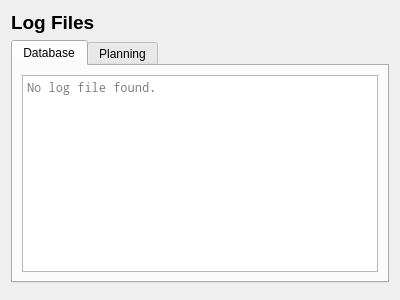
<?xml version="1.0" encoding="UTF-8"?>
<ui version="4.0">
 <class>Form</class>
 <widget class="QWidget" name="Form">
  <property name="geometry">
   <rect>
    <x>0</x>
    <y>0</y>
    <width>400</width>
    <height>300</height>
   </rect>
  </property>
  <property name="windowTitle">
   <string>Form</string>
  </property>
  <layout class="QHBoxLayout" name="horizontalLayout">
   <item>
    <layout class="QVBoxLayout" name="verticalLayout">
     <item>
      <widget class="QLabel" name="label">
       <property name="font">
        <font>
         <pointsize>14</pointsize>
         <weight>75</weight>
         <bold>true</bold>
        </font>
       </property>
       <property name="text">
        <string>Log Files</string>
       </property>
      </widget>
     </item>
     <item>
      <widget class="QTabWidget" name="tabWidget">
       <property name="currentIndex">
        <number>0</number>
       </property>
       <widget class="QWidget" name="databaseTap">
        <property name="accessibleName">
         <string/>
        </property>
        <attribute name="title">
         <string>Database</string>
        </attribute>
        <layout class="QHBoxLayout" name="horizontalLayout_2">
         <item>
          <widget class="QTextBrowser" name="databaseLog">
           <property name="font">
            <font>
             <family>Noto Mono</family>
            </font>
           </property>
           <property name="lineWrapMode">
            <enum>QTextEdit::NoWrap</enum>
           </property>
           <property name="placeholderText">
            <string>No log file found.</string>
           </property>
          </widget>
         </item>
        </layout>
       </widget>
       <widget class="QWidget" name="planningTab">
        <attribute name="title">
         <string>Planning</string>
        </attribute>
        <layout class="QHBoxLayout" name="horizontalLayout_3">
         <item>
          <widget class="QTextBrowser" name="planningLog">
           <property name="font">
            <font>
             <family>Noto Mono</family>
            </font>
           </property>
           <property name="verticalScrollBarPolicy">
            <enum>Qt::ScrollBarAsNeeded</enum>
           </property>
           <property name="horizontalScrollBarPolicy">
            <enum>Qt::ScrollBarAsNeeded</enum>
           </property>
           <property name="lineWrapMode">
            <enum>QTextEdit::NoWrap</enum>
           </property>
           <property name="placeholderText">
            <string>No log file found.</string>
           </property>
          </widget>
         </item>
        </layout>
       </widget>
      </widget>
     </item>
     <item>
      <widget class="QDialogButtonBox" name="buttonBox">
       <property name="standardButtons">
        <set>QDialogButtonBox::NoButton</set>
       </property>
      </widget>
     </item>
    </layout>
   </item>
  </layout>
 </widget>
 <resources/>
 <connections/>
</ui>
